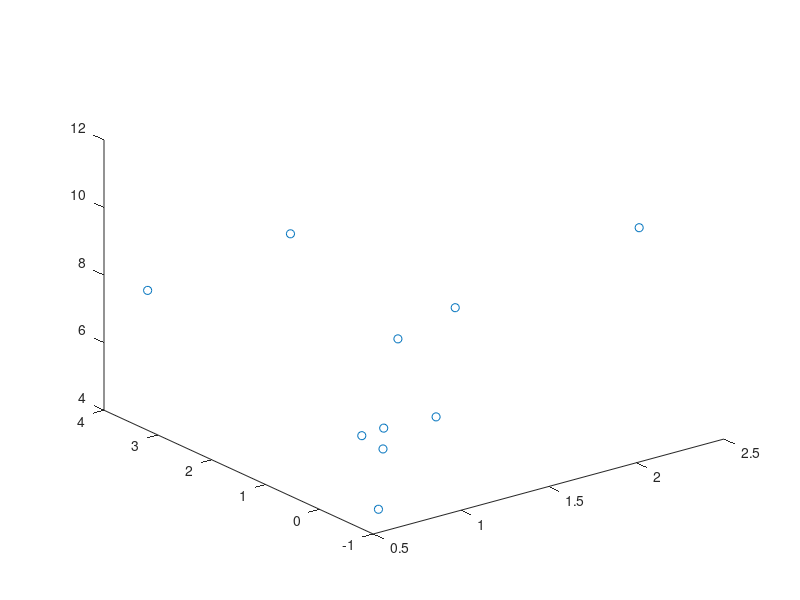
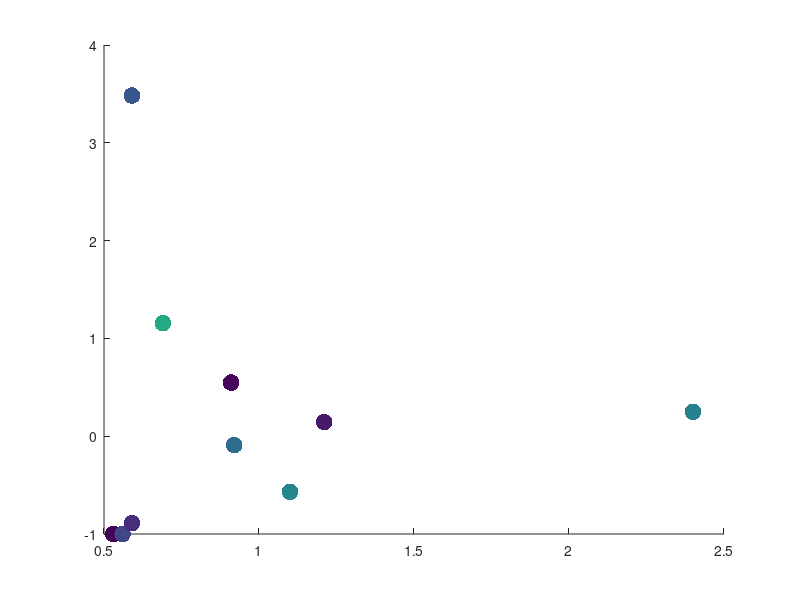

Here is the MATLAB script that generated these plots, in order: (Note: this script raises an error after producing the figures.)
clear all;
close all;

% 20P10_Exvivo7, 20P11_Exvivo6, 18P90, 18P93, 20P40, 18P92, 18P94_Exvivo3, 18P95, 17P73, 20P48
width_array = [2.40,      0.91,  1.21,  0.53,  0.56,  0.59,          0.92,  0.59,  1.10,  0.69];
SNR_array =   [9.48,	  5.20,	 5.63,	4.69,  7.05,  6.31,	         8.52,	7.80,  9.54,  11.04];
bias_array = [0.25	0.547619048	0.145038168	-1	-1	-0.888888889	-0.090909091	3.482758621	-0.568788501	1.155688623];

invivo_array = [2.80	1.3	4.5	0	0	0.1	0.7	3.9	2.1	3.6];
gt_array = [2.24	0.84	3.93	1.23	0.56	0.9	0.77	0.87	4.87	1.67];
figure();
p1 = plot3(width_array, bias_array, SNR_array, 'o');

%%
sz = 144;
% figure('Position', [0 100 400 400]);
% p1 = scatter(width_array, SNR_array, sz, bias_array,'filled');

bias_array_v2 = bias_array;
bias_array_v2(bias_array>1) = 1;

% bias_array but to penalize false negative more
bias_array_v3 = bias_array;
bias_array_v3(bias_array == -1) = -5;


figure('Position', [0 100 400 400]);
p1 = scatter(width_array, bias_array, sz, SNR_array, 'filled');
caxis([5 15]);
hold on;
yline([0 0]);

figure('Position', [0 100 400 400]);
p1 = scatter(width_array, abs(bias_array), sz, SNR_array, 'filled');
caxis([5 15]);

%% Inverse proportional fitting
sz = 192;
y = abs(bias_array);
x = width_array;
yfit = @(b,x) b(1)./(x + b(2)) + b(3);  % Objective Function
CF = @(b) sum((y-yfit(b,x)).^2);        % Cost Function
b0 = [1, 0, 0];                      % Initial Parameter Estimates
[B, fv] = fminsearch(CF, b0); 

X = 0.35:0.1:2.5;
figure('Position', [0 100 400 400]);
p1 = scatter(width_array, abs(bias_array), sz, SNR_array, 'filled');
caxis([5 15]);
hold on;
plot(X,yfit(B,X), '--', 'LineWidth', 3);
set(gca, 'YDir','reverse');
ylim([-0.2 3.5]);
Rsq2 = 1 - sum((y - yfit(B,x)).^2)/sum((y - mean(y)).^2) % R^2 0.3290

set(gca, 'Box', 'off', 'TickDir', 'out', 'TickLength', [.02 .02], ...
    'XMinorTick', 'off', 'YMinorTick', 'off', 'YGrid', 'on', ...
    'XColor', [.3 .3 .3], 'YColor', [.3 .3 .3], ...
    'LineWidth', 2)
%% Version 2 
% yfit = @(b,x) b(1)./(x);  % Objective Function
% CF = @(b) sum((y-yfit(b,x)).^2);        % Cost Function
% b0 = [1];                      % Initial Parameter Estimates
% [B, fv] = fminsearch(CF, b0); 
% 
% X = 0.3:0.1:2.5;
% figure('Position', [0 100 400 400]);
% p1 = scatter(width_array, abs(bias_array), sz, SNR_array, 'filled');
% caxis([5 15]);
% hold on;
% plot(X,yfit(B,X));
sz = 192;
y = abs(bias_array);
x = width_array;
yfit = @(b,x) b(1)./(x + b(2)) + b(3);  % Objective Function
CF = @(b) sum((y-yfit(b,x)).^2);        % Cost Function
b0 = [1, 0, 0];                      % Initial Parameter Estimates
[B, fv] = fminsearch(CF, b0); 

X = 0.5:0.1:2.5;
figure('Position', [0 100 400 400]);
p1 = scatter(width_array, abs(bias_array), sz, SNR_array, 'filled');
caxis([5 15]);
hold on;
plot(X,yfit(B,X), '--', 'LineWidth', 3);

Rsq2 = 1 - sum((y - yfit(B,x)).^2)/sum((y - mean(y)).^2) % R^2 0.3290


%% Version 3
sz = 192;
y = abs(bias_array_v3);
x = width_array;
yfit = @(b,x) b(1)./(x + b(2)) + b(3);  % Objective Function
CF = @(b) sum((y-yfit(b,x)).^2);        % Cost Function
b0 = [1, 0, 0];                      % Initial Parameter Estimates
[B, fv] = fminsearch(CF, b0); 

X = 0.5:0.1:2.5;
figure('Position', [0 100 400 400]);
p1 = scatter(width_array, abs(bias_array_v3), sz, 'filled');
caxis([5 15]);
hold on;
plot(X,yfit(B,X), '--k', 'LineWidth', 3);
set(gca, 'YDir','reverse', 'XAxisLocation','top');
ylim([-0.2 5.2]);
Rsq2 = 1 - sum((y - yfit(B,x)).^2)/sum((y - mean(y)).^2) % R^2 0.3290

set(gca, 'Box', 'off', 'TickDir', 'out', 'TickLength', [.02 .02], ...
    'XMinorTick', 'off', 'YMinorTick', 'off', 'YGrid', 'on', ...
    'XColor', [.3 .3 .3], 'YColor', [.3 .3 .3], ...
    'LineWidth', 2)
%% Clustering into two groups
[idx,C] = kmeans(abs(bias_array'), 3)
[idx,C] = kmeans(abs(cat(1, bias_array, width_array)'), 3)
% Cluster 1
c1 = [1 2 3 7 9];
c2 = [4 5 6 8 10];
mean(abs(bias_array(c1)))
mean(abs(bias_array(c2)))
std(abs(bias_array(c1)))
std(abs(bias_array(c2)))

mean(abs(width_array(c1)))
mean(abs(width_array(c2)))
std(abs(width_array(c1)))
std(abs(width_array(c2)))
%%  20P40 varying resolution
res_mat =    [0.9       1.2     1.6     1.9
              0.9       1.2     1.6     1.9
              0.9       1.2     1.6     1.9
              0.9       1.2     1.6     1.9];

res_mat_voxel = [0.9; 1.2; 1.6; 1.9] * [2 4 6 8]


bias_mat = [-1              -1              -1              -1    
            -1              -0.107142857    -0.642857143    -1
            -1              0.607142857     -0.464285714    -1
            0.071428571     -0.464285714    -1              -1];

SNR_mat = [0.45503212  0.718887262  1.646226415  3.035294118
           0.719665272  1.669172932  3.265957447  3.038834951
           0.928977273  3.467391304  6.419354839  3.358974359
           2.040650407  3.886792453  3.578947368  6.90625];


figure();
% p1 = plot3(res_mat, bias_mat, SNR_mat, 'o');
p1 = plot(res_mat, bias_mat, 'o');


























%% Bland-Altman (width vs bias)
addpath('../function/BlandAltman/');
territories = {'Invivo'};
nterritories = length(territories);

% Patient states during measurement
states = {'Volume (%)'};
nstates = length(states);

data1 = cat(3,invivo_array');
data2 = cat(3, gt_array');

% BA plot paramters
tit = 'Invivo-Exvivo Comparison'; % figure title
gnames = {territories, states}; % names of groups in data {dimension 1 and 2}
label = {'Invivo','Ground Truth','%'}; % Names of data sets
corrinfo = {'n','SSE','r2','eq'}; % stats to display of correlation scatter plot
BAinfo = {'RPC(%)','ks'}; % stats to display on Bland-ALtman plot
limits = 'auto'; % how to set the axes limits
if 1 % colors for the data sets may be set as:
	colors = 'br';      % character codes
else
	colors = [0 0 1;... % or RGB triplets
		      1 0 0];
end

% Generate figure with symbols
[cr, fig, statsStruct] = BlandAltman(data1, data2, label, tit, gnames, 'corrInfo', corrinfo, 'baInfo', BAinfo, 'axesLimits', limits, 'colors', colors, 'showFitCI', 'on');
